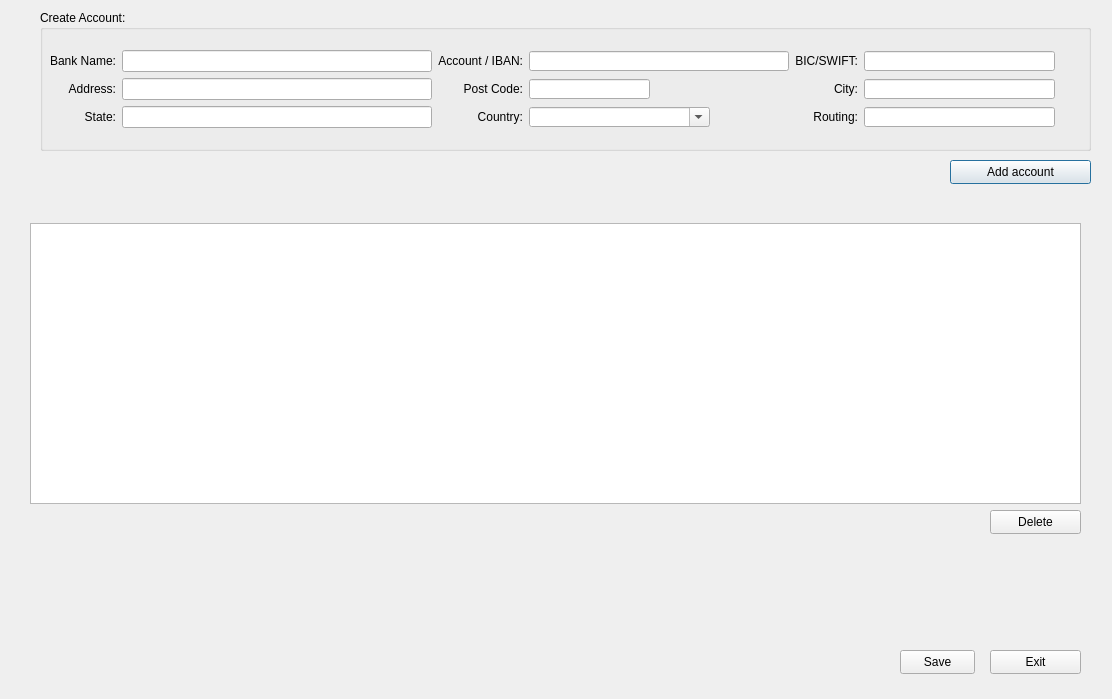
<?xml version="1.0" encoding="UTF-8"?>
<ui version="4.0">
 <class>Dialog</class>
 <widget class="QDialog" name="Dialog">
  <property name="geometry">
   <rect>
    <x>0</x>
    <y>0</y>
    <width>1112</width>
    <height>699</height>
   </rect>
  </property>
  <property name="windowTitle">
   <string>Bank Form</string>
  </property>
  <widget class="QTableView" name="view">
   <property name="geometry">
    <rect>
     <x>30</x>
     <y>223</y>
     <width>1051</width>
     <height>281</height>
    </rect>
   </property>
  </widget>
  <widget class="QPushButton" name="add">
   <property name="geometry">
    <rect>
     <x>950</x>
     <y>160</y>
     <width>141</width>
     <height>24</height>
    </rect>
   </property>
   <property name="text">
    <string>Add account</string>
   </property>
  </widget>
  <widget class="QPushButton" name="delete_">
   <property name="geometry">
    <rect>
     <x>990</x>
     <y>510</y>
     <width>91</width>
     <height>24</height>
    </rect>
   </property>
   <property name="text">
    <string>Delete</string>
   </property>
  </widget>
  <widget class="QPushButton" name="exit">
   <property name="geometry">
    <rect>
     <x>990</x>
     <y>650</y>
     <width>91</width>
     <height>24</height>
    </rect>
   </property>
   <property name="text">
    <string>Exit</string>
   </property>
  </widget>
  <widget class="QPushButton" name="save">
   <property name="geometry">
    <rect>
     <x>900</x>
     <y>650</y>
     <width>75</width>
     <height>24</height>
    </rect>
   </property>
   <property name="text">
    <string>Save</string>
   </property>
  </widget>
  <widget class="QGroupBox" name="groupBox">
   <property name="geometry">
    <rect>
     <x>40</x>
     <y>10</y>
     <width>1051</width>
     <height>141</height>
    </rect>
   </property>
   <property name="title">
    <string>Create Account:</string>
   </property>
   <widget class="QWidget" name="layoutWidget">
    <property name="geometry">
     <rect>
      <x>10</x>
      <y>40</y>
      <width>1005</width>
      <height>80</height>
     </rect>
    </property>
    <layout class="QGridLayout" name="gridLayout_2">
     <item row="0" column="0">
      <widget class="QLabel" name="label_26">
       <property name="text">
        <string>Bank Name:</string>
       </property>
       <property name="alignment">
        <set>Qt::AlignRight|Qt::AlignTrailing|Qt::AlignVCenter</set>
       </property>
       <property name="buddy">
        <cstring></cstring>
       </property>
      </widget>
     </item>
     <item row="0" column="1">
      <widget class="QLineEdit" name="name">
       <property name="minimumSize">
        <size>
         <width>291</width>
         <height>0</height>
        </size>
       </property>
      </widget>
     </item>
     <item row="0" column="2">
      <widget class="QLabel" name="label_27">
       <property name="text">
        <string>Account / IBAN:</string>
       </property>
       <property name="alignment">
        <set>Qt::AlignRight|Qt::AlignTrailing|Qt::AlignVCenter</set>
       </property>
       <property name="buddy">
        <cstring></cstring>
       </property>
      </widget>
     </item>
     <item row="0" column="3">
      <widget class="QLineEdit" name="iban">
       <property name="minimumSize">
        <size>
         <width>260</width>
         <height>20</height>
        </size>
       </property>
       <property name="maximumSize">
        <size>
         <width>260</width>
         <height>20</height>
        </size>
       </property>
      </widget>
     </item>
     <item row="0" column="4">
      <widget class="QLabel" name="label_28">
       <property name="text">
        <string>BIC/SWIFT:</string>
       </property>
       <property name="alignment">
        <set>Qt::AlignRight|Qt::AlignTrailing|Qt::AlignVCenter</set>
       </property>
       <property name="buddy">
        <cstring></cstring>
       </property>
      </widget>
     </item>
     <item row="0" column="5">
      <widget class="QLineEdit" name="swift">
       <property name="minimumSize">
        <size>
         <width>191</width>
         <height>20</height>
        </size>
       </property>
       <property name="maximumSize">
        <size>
         <width>191</width>
         <height>20</height>
        </size>
       </property>
      </widget>
     </item>
     <item row="1" column="0">
      <widget class="QLabel" name="label_29">
       <property name="text">
        <string>Address:</string>
       </property>
       <property name="alignment">
        <set>Qt::AlignRight|Qt::AlignTrailing|Qt::AlignVCenter</set>
       </property>
       <property name="buddy">
        <cstring></cstring>
       </property>
      </widget>
     </item>
     <item row="1" column="1">
      <widget class="QLineEdit" name="address">
       <property name="minimumSize">
        <size>
         <width>291</width>
         <height>0</height>
        </size>
       </property>
      </widget>
     </item>
     <item row="1" column="2">
      <widget class="QLabel" name="label_30">
       <property name="text">
        <string>Post Code:</string>
       </property>
       <property name="alignment">
        <set>Qt::AlignRight|Qt::AlignTrailing|Qt::AlignVCenter</set>
       </property>
       <property name="buddy">
        <cstring></cstring>
       </property>
      </widget>
     </item>
     <item row="1" column="3">
      <widget class="QLineEdit" name="postcode">
       <property name="minimumSize">
        <size>
         <width>121</width>
         <height>20</height>
        </size>
       </property>
       <property name="maximumSize">
        <size>
         <width>121</width>
         <height>20</height>
        </size>
       </property>
      </widget>
     </item>
     <item row="1" column="4">
      <widget class="QLabel" name="label_31">
       <property name="text">
        <string>City:</string>
       </property>
       <property name="alignment">
        <set>Qt::AlignRight|Qt::AlignTrailing|Qt::AlignVCenter</set>
       </property>
       <property name="buddy">
        <cstring></cstring>
       </property>
      </widget>
     </item>
     <item row="1" column="5">
      <widget class="QLineEdit" name="city">
       <property name="minimumSize">
        <size>
         <width>191</width>
         <height>20</height>
        </size>
       </property>
       <property name="maximumSize">
        <size>
         <width>191</width>
         <height>20</height>
        </size>
       </property>
      </widget>
     </item>
     <item row="2" column="0">
      <widget class="QLabel" name="label_32">
       <property name="text">
        <string>State:</string>
       </property>
       <property name="alignment">
        <set>Qt::AlignRight|Qt::AlignTrailing|Qt::AlignVCenter</set>
       </property>
       <property name="buddy">
        <cstring></cstring>
       </property>
      </widget>
     </item>
     <item row="2" column="1">
      <widget class="QLineEdit" name="state">
       <property name="minimumSize">
        <size>
         <width>241</width>
         <height>0</height>
        </size>
       </property>
      </widget>
     </item>
     <item row="2" column="2">
      <widget class="QLabel" name="label_33">
       <property name="text">
        <string>Country:</string>
       </property>
       <property name="alignment">
        <set>Qt::AlignRight|Qt::AlignTrailing|Qt::AlignVCenter</set>
       </property>
       <property name="buddy">
        <cstring></cstring>
       </property>
      </widget>
     </item>
     <item row="2" column="3">
      <widget class="QComboBox" name="country">
       <property name="minimumSize">
        <size>
         <width>181</width>
         <height>20</height>
        </size>
       </property>
       <property name="maximumSize">
        <size>
         <width>181</width>
         <height>20</height>
        </size>
       </property>
       <property name="editable">
        <bool>true</bool>
       </property>
      </widget>
     </item>
     <item row="2" column="4">
      <widget class="QLabel" name="label_34">
       <property name="text">
        <string>Routing:</string>
       </property>
       <property name="alignment">
        <set>Qt::AlignRight|Qt::AlignTrailing|Qt::AlignVCenter</set>
       </property>
       <property name="buddy">
        <cstring></cstring>
       </property>
      </widget>
     </item>
     <item row="2" column="5">
      <widget class="QLineEdit" name="routing_">
       <property name="minimumSize">
        <size>
         <width>191</width>
         <height>20</height>
        </size>
       </property>
       <property name="maximumSize">
        <size>
         <width>191</width>
         <height>20</height>
        </size>
       </property>
      </widget>
     </item>
    </layout>
   </widget>
  </widget>
 </widget>
 <resources/>
 <connections/>
</ui>
